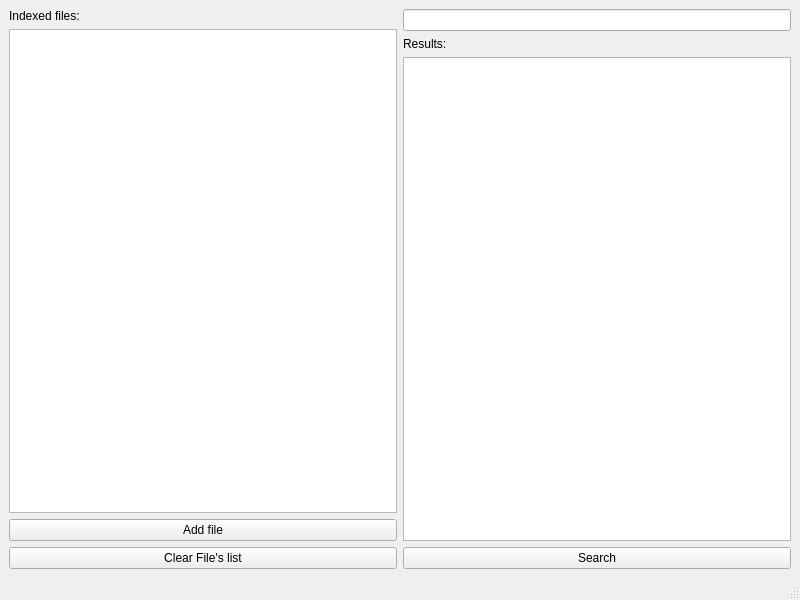
<?xml version="1.0" encoding="UTF-8"?>
<ui version="4.0">
 <class>MainWindow</class>
 <widget class="QMainWindow" name="MainWindow">
  <property name="geometry">
   <rect>
    <x>0</x>
    <y>0</y>
    <width>800</width>
    <height>600</height>
   </rect>
  </property>
  <property name="windowTitle">
   <string>MainWindow</string>
  </property>
  <widget class="QWidget" name="centralwidget">
   <layout class="QGridLayout" name="gridLayout_2">
    <item row="0" column="1">
     <layout class="QVBoxLayout" name="verticalLayout_2">
      <item>
       <widget class="QLineEdit" name="search_lineEdit">
        <property name="placeholderText">
         <string comment="Type here..." extracomment="Type here..."/>
        </property>
       </widget>
      </item>
      <item>
       <widget class="QLabel" name="results_label">
        <property name="text">
         <string>Results:</string>
        </property>
       </widget>
      </item>
      <item>
       <widget class="QListWidget" name="result_list"/>
      </item>
      <item>
       <widget class="QPushButton" name="search_button">
        <property name="text">
         <string>Search</string>
        </property>
       </widget>
      </item>
     </layout>
    </item>
    <item row="0" column="0">
     <layout class="QVBoxLayout" name="verticalLayout">
      <item>
       <widget class="QLabel" name="indexe_files_label">
        <property name="text">
         <string>Indexed files:</string>
        </property>
       </widget>
      </item>
      <item>
       <widget class="QListWidget" name="files_list"/>
      </item>
      <item>
       <widget class="QPushButton" name="add_file_button">
        <property name="text">
         <string>Add file</string>
        </property>
       </widget>
      </item>
      <item>
       <widget class="QPushButton" name="clear_button">
        <property name="text">
         <string>Clear File's list</string>
        </property>
       </widget>
      </item>
     </layout>
    </item>
   </layout>
  </widget>
  <widget class="QMenuBar" name="menubar">
   <property name="geometry">
    <rect>
     <x>0</x>
     <y>0</y>
     <width>800</width>
     <height>22</height>
    </rect>
   </property>
  </widget>
  <widget class="QStatusBar" name="statusbar"/>
 </widget>
 <resources/>
 <connections/>
</ui>
